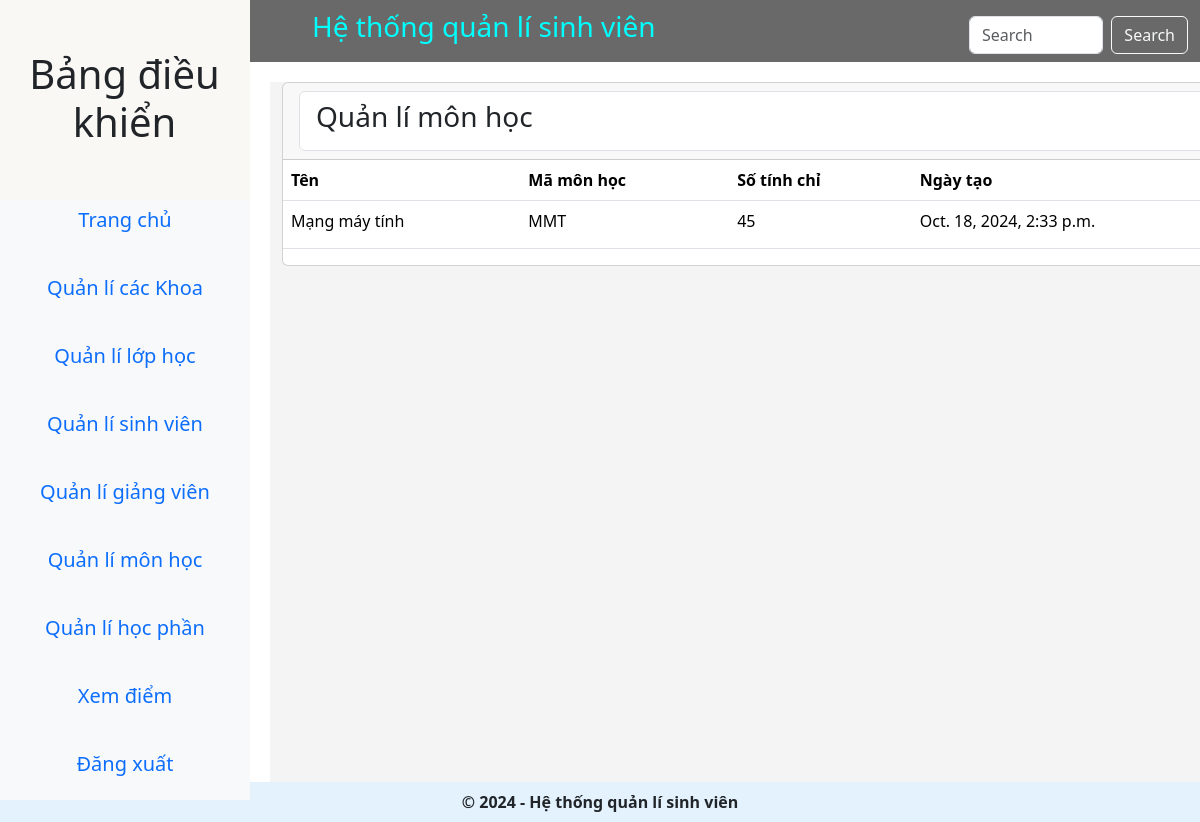
Page /view_subject/ (signed in) on the committed database.
### main_app/models.py (models this page shows, shortened)
class Subject(models.Model):
    name = models.CharField(max_length=120, null=True, blank=True, default="Default Subject")
    code = models.CharField(max_length=20, default="SUB001")
    credit_number = models.IntegerField(default=3)
    created_at = models.DateTimeField(auto_now_add=True)
    updated_at = models.DateTimeField(auto_now=True)

### main_app/views.py (the view)
# urls.py: path('view_subject/', views.view_subject, name="view_subject"),
def view_subject(request):
    if not request.user.is_authenticated:
        messages.error(request,'Bạn không có quyền truy cập!!!!!')
        return redirect('home')
    if request.user.user_type != '1' and request.user.user_type != '2':  # HOD
        messages.error(request,'Bạn không có quyền truy cập!!!!!')
        return redirect(reverse("home"))
    subjects = Subject.objects.all()
    context = {'subjects': subjects, "page_title": "Quản lí môn học"}
    return render(request, "hod_templates/view_subject.html", context)

### main_app/templates/hod_templates/view_subject.html (shortened to what this page needs)
{% extends 'main_app/foot.html' %}
{% load static %}
{% block content %}
    <div class="container-fluid">
        <div class="row">
            <div class="col-md-12">
                <div class="card card-dark">
                    <div class="card-header">
                        <ul class="list-group">
                            <li class="list-group-item d-flex justify-content-between align-items-center">
                                <h3 class="card-title">{{ page_title }}</h3>
                            </li>
                        </ul>
                    </div>
                    <table class="table">
                        <thead>
                          <tr>
                            <th scope="col">Tên</th>
                            <th scope="col">Mã môn học</th>
                            <th scope="col">Số tính chỉ</th>
                            <th scope="col">Ngày tạo</th>
                          </tr>
                        </thead>
                        <tbody>
                        {% for subject in subjects %}
                            <tr>
                                <td>{{ subject.name }}</td>
                                <td>{{ subject.code }}</td>
                                <td>{{ subject.credit_number }}</td>
                                <td>{{ subject.created_at }}</td>
                            </tr>
                        {% empty %}
                            <tr>
                                <td colspan="6" class="text-center">Không có thông tin môn học nào.</td>
                            </tr>
                        {% endfor %}
                        </tbody>
                      </table>
                </div>
            </div>
        </div>
    </div>
{% endblock content %}

### rows in the picture
Subject: name "Mạng máy tính", code "MMT", credit_number "45", created_at "Oct. 18, 2024, 2:33 p.m."

### other values in the picture
{{ page_title }} "Quản lí môn học"
